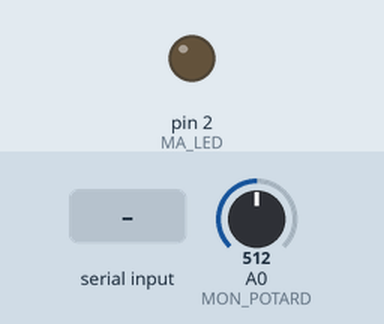
This sketch was run on a simulated Arduino Uno, built with avr-gcc and run on an emulated ATmega328P. Parts: output pins drawn as LEDs (lit = HIGH). Inputs (shaded band) come from the test bench; at power-on: A0 (MON_POTARD) = 512. What the sketch prints to the serial monitor is not drawn.

Above: at 1.2 s.
1.3 s: "1" received over Serial
At 1.9 s:
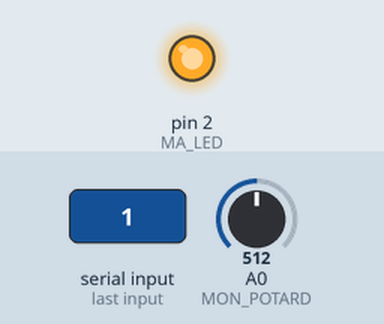
2.8 s: "0" received over Serial
At 3.4 s:
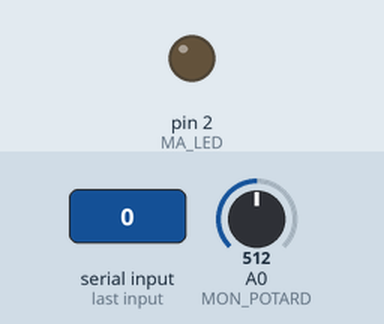
Timing chart, 0 to 5.8 s (numbered marks = the images above; inputs shaded):
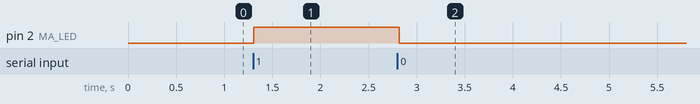

The sketch:

sketch_oct05a.ino
```cpp
int MA_LED = 2;
int MON_POTARD = A0;

void setup() {
  // put your setup code here, to run once:
  Serial.begin(9600);
  pinMode(MA_LED, OUTPUT);
}

void loop() {
  char cmd;
  int v = map(analogRead(MON_POTARD), 0, 1023, 0, 360);
  Serial.println(v);
  delay(50);
  if(Serial.available()){
    cmd = Serial.read();
    if(cmd == '1'){
      digitalWrite(MA_LED, HIGH);
    }
    else{
       digitalWrite(MA_LED, LOW);
    }
  }
}
```

Measured:
- after the input at 1.3 s, pin 2 (MA_LED): LOW → HIGH at once
- after the input at 2.8 s, pin 2 (MA_LED): HIGH → LOW at once
